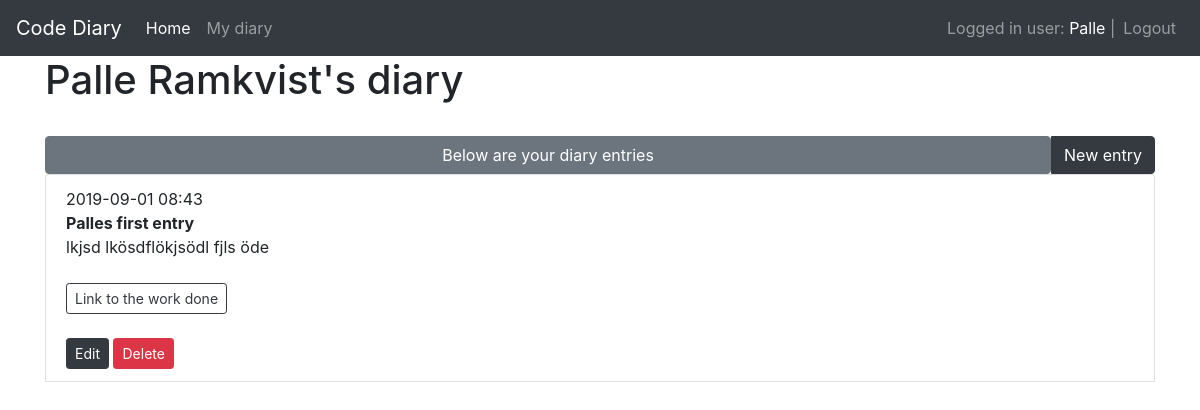
The page /diaries/ (signed in) on the database as committed earlier.
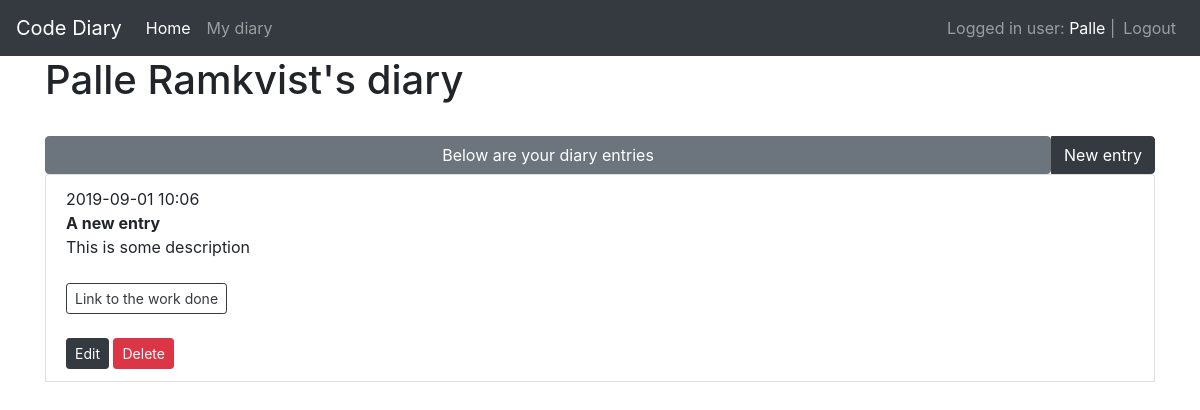
The same page on the database as committed later.
### app/models/users.py (models this page shows, shortened)
class User(UserMixin, db.Model):
    id = db.Column(db.Integer, primary_key=True)
    username = db.Column(db.String(80), unique=True, nullable=False)
    password = db.Column(db.String(120), unique=False, nullable=False)
    firstname = db.Column(db.String(100), unique=False)
    lastname = db.Column(db.String(100), unique=False)
    email = db.Column(db.String(100))
    diaries = db.relationship('Diary', backref='user', lazy=True)

### app/models/diaries.py (models this page shows, shortened)
class Diary(db.Model):
    id = db.Column(db.Integer, primary_key=True)
    title = db.Column(db.String(100), nullable=False)
    description = db.Column(db.String(500))
    link = db.Column(db.String(256))
    created_date = db.Column(db.DateTime, default=datetime.now)  # new field
    user_id = db.Column(db.Integer, db.ForeignKey('user.id'), nullable=False)

### app/views/diaries.py (the view)
@diary_blueprint.route('/')
@login_required
def index():
    user_id = current_user.get_id()
    diaries = Diary.query.filter_by(user_id=user_id).order_by(Diary.created_date.desc()).all()
    return render_template('diaries/index.html', diaries=diaries)

### app/views/users.py (called while the page is built)
@login_manager.user_loader
def load_user(user_id):
    return User.query.get(int(user_id))

### app/templates/diaries/index.html (shortened to what this page needs)
{% extends 'base.html' %}
{% block content %}
    <div class="container">
        <h1>{{ current_user.firstname }} {{ current_user.lastname }}'s diary</h1>
        <br>
        <div class="input-group d-flex">
            <button class="btn btn-secondary flex-fill">Below are your diary entries</button>
            <div class="input-group-append ml-auto" id="button-addon3">
                <a href="{{ url_for('diaries.add_diary') }}" class="btn btn-dark">New entry</a>
            </div>
        </div>
        <div>
            <ul class="list-group">
                {% for diary in diaries %}
                    <li class="list-group-item">
                        {{ diary.created_date.strftime('%Y-%m-%d %H:%M') }}<br>
                        <strong>{{ diary.title }}</strong><br>
                        {{ diary.description }}<br><br>
                        <a href="{{ diary.link }}" class="btn btn-outline-dark btn-sm">
                            Link to the work done
                        </a><br><br>
                        <a href="{{ url_for('diaries.edit_diary', diary_id=diary.id) }}" class="btn btn-dark btn-sm">Edit</a>
                        <button type="button" class="btn btn-danger btn-sm" data-toggle="modal"
                                data-target="#confirmDialog{{ diary.id }}">
                            Delete
                        </button>
                    </li>
                {% endfor %}
            </ul>
        </div>
    </div>
{% endblock %}

### app/templates/base.html (shortened to what this page needs)
<!DOCTYPE html>
<html lang="en">
<head>
    <link rel="stylesheet" href="https://stackpath.bootstrapcdn.com/bootstrap/4.3.1/css/bootstrap.min.css"
>
</head>
<body>
<nav class="navbar navbar-expand-lg navbar-dark bg-dark">
    <a class="navbar-brand" href="/">Code Diary</a>
    <div class="collapse navbar-collapse" id="navbarNavAltMarkup">
        <div class="navbar-nav">
            <a class="nav-item nav-link active" href="/">Home <span class="sr-only">(current)</span></a>
            {% if current_user.is_authenticated %}
                <a class="nav-item nav-link" href="/diaries">My diary</a>
            {% endif %}
        </div>
    </div>
    {% if current_user.is_authenticated %}
        <ul class="navbar-nav ml-auto">
            <li class="navbar-text">
                Logged in user:
                <a href={{ url_for('users.edit_user') }}> {{ current_user.username }}</a> |
            </li>
            <li><a class="nav-item nav-link" href="{{ url_for('users.logout') }}">Logout</a></li>
        </ul>
    {% endif %}
</nav>
{% block content %}
{% endblock %}
</body>
</html>

Rows that differ between the two databases and show on the page:
changed Diary: created_date "2019-09-01 08:43" → "2019-09-01 10:06"; title "Palles first entry" → "A new entry"; description "lkjsd lkösdflökjsödl fjls öde" → "This is some description"
